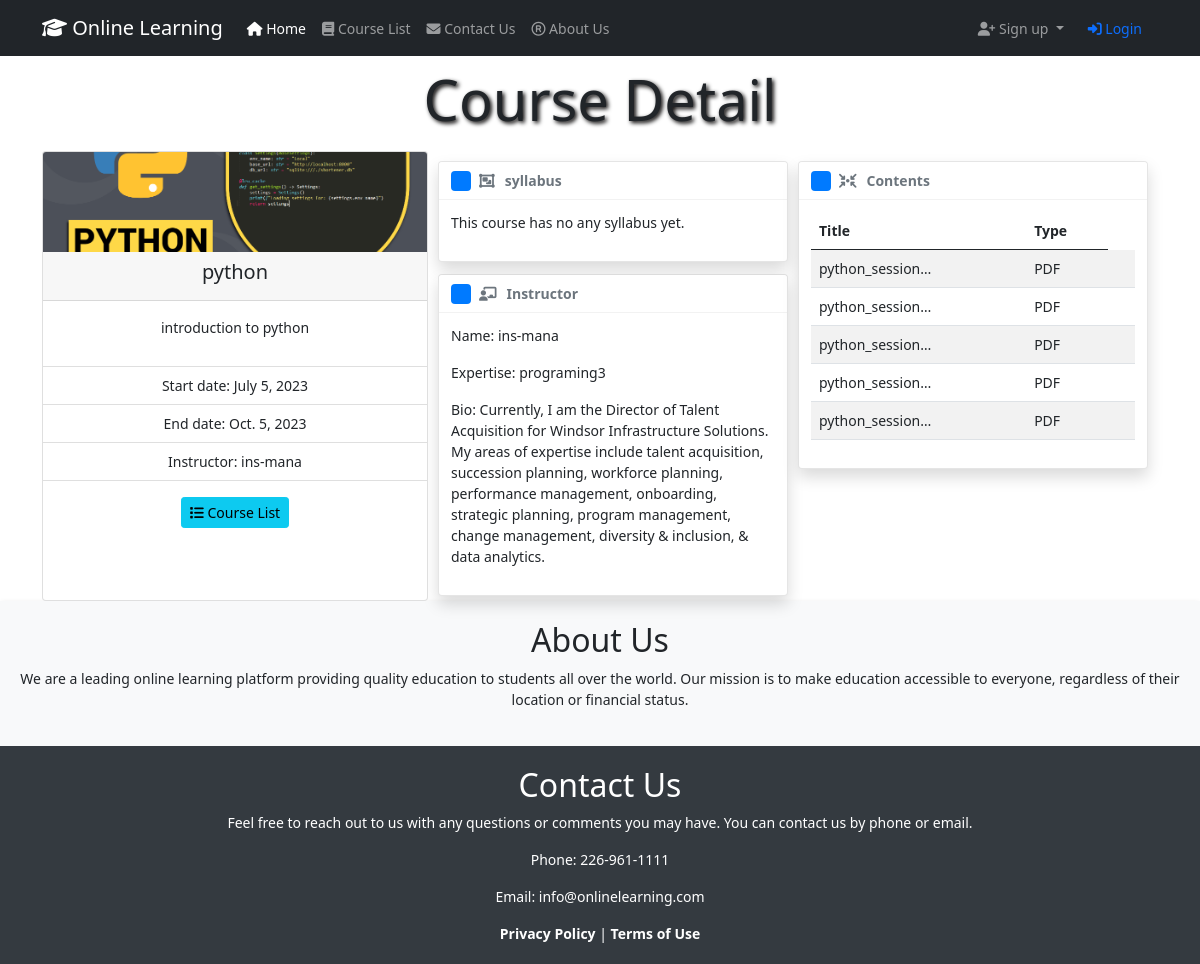
The app's page /courses/4/ with its own data.
### WhiteboardApp/models.py (models this page shows, shortened)
class Course(models.Model):
    title = models.CharField(max_length=100)
    description = models.TextField()
    instructor = models.ForeignKey(Instructor, on_delete=models.CASCADE)
    start_date = models.DateField()
    end_date = models.DateField()
    is_active = models.BooleanField(default=True)
    syllabus = models.FileField(upload_to='syllabus/', null=True, blank=True)
    prerequisites = models.ManyToManyField('self', blank=True)
    avatar = models.ImageField(upload_to='avatars/', null=True, blank=True)
    additional_data = models.JSONField(blank=True, null=True)

class Instructor(models.Model):
    user = models.OneToOneField(User, on_delete=models.CASCADE, related_name='instructor')
    profile_picture = models.ImageField(upload_to='profile_pictures/', null=True, blank=True)
    bio = models.TextField(null=True, blank=True)
    date_of_birth = models.DateField(null=True, blank=True)
    address = models.CharField(max_length=255, blank=True)
    website = models.URLField(blank=True)
    phone_number = models.CharField(max_length=15, null=True, blank=True)
    expertise = models.CharField(max_length=255, null=True, blank=True)
    class Meta:
        db_table = 'WhiteboardApp_Instructor'
        verbose_name = 'Instructor'
        verbose_name_plural = 'Instructors'

class Content(models.Model):
    content_type_choice = (
        ('PDF', 'PDF File'),
        ('Voice', 'Voice File'),
        ('Video', 'Video File'),
    )
    course = models.ForeignKey(Course, on_delete=models.CASCADE)
    title = models.CharField(max_length=100)
    type = models.CharField(max_length=10, choices=content_type_choice)
    file = models.FileField(upload_to='contents/', null=True, blank=True)

### WhiteboardApp/views.py (the view, shortened to what this page needs)
# urls.py: path('courses/<int:pk>/', views.course_detail, name='course-detail'),
def course_detail(request, pk):
    course = get_object_or_404(Course, pk=pk)
    instructor = None
    student = None
    is_enrolled_course = False
    grade = None
    is_current_instructor_course = False
    student_completed_contents = None
    has_enrollment_permission = False
    if request.user.is_authenticated:
        instructor = Instructor.objects.filter(user_id=request.user.id).first()
        student = Student.objects.filter(user_id=request.user.id).first()
    if instructor:
        if course.instructor_id == instructor.id:
            is_current_instructor_course = True
    return render(request, 'CourseTemplates/course_detail.html', {'course': course,
                                                                  'is_enrolled_course': is_enrolled_course,
                                                                  'student': student,
                                                                  'grade': grade,
                                                                  'has_enrollment_permission': has_enrollment_permission,
                                                                  'is_current_instructor_course': is_current_instructor_course,
                                                                  'completed_contents': student_completed_contents})

### templates/CourseTemplates/course_detail.html (shortened to what this page needs)
{% extends "base.html" %}
{% load static %}
{% block content %}
    <div class="text-center">
        <h1 class="display-4 font-weight-bold" style="text-shadow: 2px 2px 4px rgba(3, 0, 0, 3); padding: 10px;">
            Course Detail
        </h1>
    </div>
    <div style="display: flex;">
        <div class="card text-center" style="width: 28rem; margin-right: 10px">
            <img src="/media/{{ course.avatar }}" alt="img" class="card-img-top">
            <div class="card-header">
                <h5 class="card-title">{{ course.title }}</h5>
            </div>
            <div class="card-body">
                <p class="card-text">{{ course.description }}</p>
            </div>
            <ul class="list-group list-group-flush">
                <li class="list-group-item">Start date: {{ course.start_date }}</li>
                <li class="list-group-item">End date: {{ course.end_date }}</li>
                <li class="list-group-item">Instructor:
                    {{ course.instructor.user.username }}
                </li>
            </ul>
            <div class="card-body">
                <a href="{% url 'WhiteboardApp:course-list' %}" class="btn btn-info btn-sm">
                    <i class="fa-solid fa-list"></i> Course List
                </a>
            </div>
            <div class="card-body">
            </div>
        </div>
        <div class="toast-container">
            <div class="toast fade show" role="alert" aria-live="assertive" aria-atomic="true">
                <div class="toast-header">
                    <svg class="bd-placeholder-img rounded me-2" width="20" height="20"
                         xmlns="http://www.w3.org/2000/svg"
                         aria-hidden="true" preserveAspectRatio="xMidYMid slice" focusable="false">
                        <rect width="100%" height="100%" fill="#007aff"></rect>
                    </svg>
                    <i class="fa-solid fa-object-group" style="margin-right: 10px;"></i>
                    <strong class="me-auto"> syllabus </strong>
                </div>
                <div class="toast-body">
                    {% if course.syllabus %}
                        <p> Name: {{ course.syllabus }}</p>
                    {% else %}
                        <p>This course has no any syllabus yet.</p>
                    {% endif %}
                </div>
            </div>
            <div class="toast fade show" role="alert" aria-live="assertive" aria-atomic="true">
                <div class="toast-header">
                    <svg class="bd-placeholder-img rounded me-2" width="20" height="20"
                         xmlns="http://www.w3.org/2000/svg"
                         aria-hidden="true" preserveAspectRatio="xMidYMid slice" focusable="false">
                        <rect width="100%" height="100%" fill="#007aff"></rect>
                    </svg>
                    <i class="fa-solid fa-chalkboard-user" style="margin-right: 10px;"></i>
                    <strong class="me-auto"> Instructor </strong>
                </div>
                <div class="toast-body">
                    {% if course.instructor %}
                        <p> Name: {{ course.instructor.user.username }} </p>
                        <p> Expertise: {{ course.instructor.expertise }}</p>
                        <p> Bio: {{ course.instructor.bio }}</p>
                    {% else %}
                        <p>This course has no any instructor yet.</p>
                    {% endif %}
                </div>
            </div>
        </div>
        <div class="toast-container">
            <div class="toast fade show" role="alert" aria-live="assertive" aria-atomic="true">
                <div class="toast-header">
                    <svg class="bd-placeholder-img rounded me-2" width="20" height="20"
                         xmlns="http://www.w3.org/2000/svg"
                         aria-hidden="true" preserveAspectRatio="xMidYMid slice" focusable="false">
                        <rect width="100%" height="100%" fill="#007aff"></rect>
                    </svg>
                    <i class="fa-solid fa-arrows-to-circle" style="margin-right: 10px;"></i>
                    <strong class="me-auto"> Contents </strong>
                </div>
                <div class="toast-body">
                    {% if course.content_set.exists %}
                        <table class="table table-striped table-hover">
                            <thead>
                            <tr>
                                <th>Title</th>
                                <th>Type</th>
                            </tr>
                            </thead>
                            <tbody>
                            {% for content in course.content_set.all %}
                                <tr>
                                    <td>{{ content.title|truncatechars:15 }}</td>
                                    <td>{{ content.type }}</td>
                                    <td>
                                    </td>
                                </tr>
                            {% endfor %}
                            </tbody>
                        </table>
                    {% else %}
                        <p>This course has no any content yet.</p>
                    {% endif %}
                </div>
            </div>
        </div>
    </div>
{% endblock %}

### static/css/base.css (style rules this page uses)
body { font-size: 14px; }

### static/css/car-list.css (style rules this page uses)
.card-img-top { width: 100%; height: 100px; object-fit: cover; }

### templates/CourseTemplates/course_detail.html (style rules this page uses)
.toast-container { display: flex; flex-direction: column; justify-content: flex-start; align-items: flex-end; margin-top: 10px; margin-right: 10px; margin-bottom: 5px; }

### records on screen
Course: avatar (picture), title "python", description "introduction to python", start_date "July 5, 2023", end_date "Oct. 5, 2023", instructor.user.username "ins-mana", instructor.expertise "programing3", instructor.bio "Currently, I am the Director of Talent Acquisition for Windsor Infrastructure Solutions. My areas of expertise include talent acquisition, succession planning, workforce planning, performance management, onboarding, strategic planning, program management, change management, diversity & inclusion, & data analytics."
Content: title "python_session…", type "PDF"
Content: title "python_session…", type "PDF"
Content: title "python_session…", type "PDF"
Content: title "python_session…", type "PDF"
Content: title "python_session…", type "PDF"
